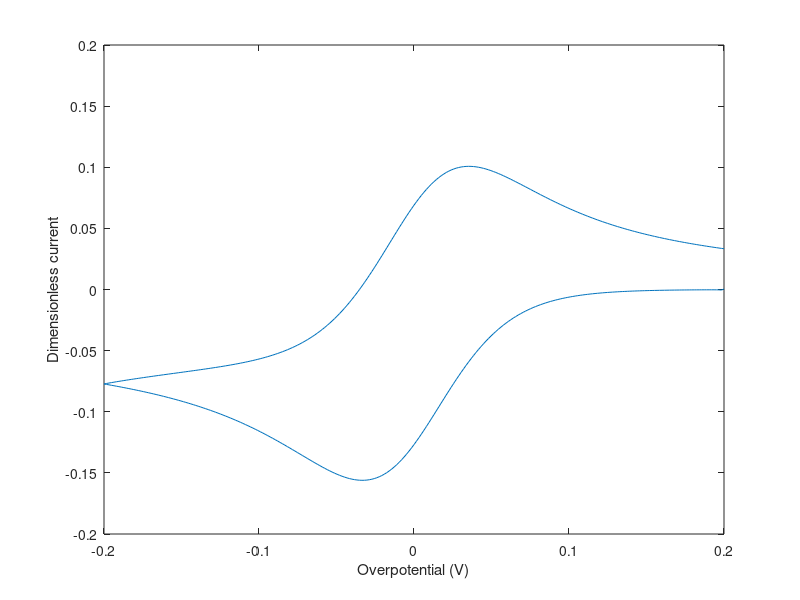

MATLAB code for this plot:
% CV simulation - Bard and Faulkner, Appendix B
% Peter Attia
% Updated September 12, 2017

clear, clc, close all

%%% INDEPENDENT VARIABLES %%%
C      = 1.0;   % [=] mol/cm^3, initial concentration of O. Default = 1.0
D      = 1E-5;  % [=] cm^2/s, O & R diffusion coefficient. Default = 1E-5
etai   = +0.2;  % [=] V, initial overpotential (relative to redox potential). Default = +0.2
etaf   = -0.2;  % [=] V, final overpotential (relative to redox potential). Default = -0.2
v      = 1E-3;  % [=] V/s, sweep rate. Default = 1E-3
n      = 1.0;   % [=] number of electrons transfered. Default = 1
alpha  = 0.5;   % [=] dimensionless charge-transfer coefficient. Default = 0.5
k0     = 0.01;  % [=] cm/s, electrochemical rate constant. Default = 1E-2
k1     = 0;    % [=] 1/s, chemical rate constant. Default = 0

%%% CONSTANTS %%%
F      = 96485;   % [=] C/mol, Faraday's constant
R      = 8.3145;  % [=] J/mol-K, ideal gas constant
T      = 298.15;  % [=] K, temperature. Default = 298.15
f      = F/(R*T); % [=] 1/V, normalized Faraday's constant at room temperature

%%% SIMULATION VARIABLES %%%
L      = 500;    % [=] number of iterations per t_k (pg 790). Default = 500
DM     = 0.45;   % [=] model diffusion coefficient (pg 788). Default = 0.45

%%% DERIVED CONSTANTS %%%
j      = ceil(4.2*L^0.5)+5;   % [=] number of boxes. If L~200, j=65
Deta   = (etai-etaf)/v;       % [=] s, time of one scan (pg 790)
tk     = 2*Deta;              % [=] s, characteristic exp. time (pg 790). In this case, total time of fwd and rev scans
Dt     = tk/L;                % [=] s, delta time (Eqn B.1.10, pg 790)
Dx     = sqrt(D*Dt/DM);       % [=] cm, delta x (Eqn B.1.13, pg 791)
ktk    = k1*tk;               % [=] dimensionless kinetic parameter (Eqn B.3.7, pg 797)
km     = ktk/L;               % [=] normalized dimensionless kinetic parameter (see bottom of pg 797)
Lambda = k0/(D*f*v)^0.5;      % [=] dimensionless reversibility parameter (Eqn 6.4.4, pg. 236-239)

if km>0.1
    warning(['k_c*t_k/l equals ' num2str(km) ...
        ', which exceeds the upper limit of 0.1 (see B&F, pg 797)'])
end

%%% START SIMULATION %%%
k = 0:L;
t = Dt * k;
X = (k+1)/sqrt(L*DM);
eta1 = etai - v*t; % negative scan
eta2 = etaf + v*t; % positive scan
eta = [eta1(eta1>etaf) eta2(eta2<=etai)]'; % eta includes both fwd and rev
Enorm = eta*f;
kf = ( k0*tk*exp(  -alpha *Enorm) )./( sqrt(DM*L)*Dx );
kb = ( k0*tk*exp((1-alpha)*Enorm) )./( sqrt(DM*L)*Dx );

O = C*ones(L+1,j); % Initial concentrations of O
R = zeros(L+1,j);  % Initial concentrations of R
Z = zeros(L+1,1);  % Dimensionless current

% First dimensionless current (pg 792)
Z(1) = ( kf(1)*O(1,2) - kb(1)*R(1,2) ) ./ (1 + kf(1) + kb(1));

% k = time index. j = distance index
for i1 = 2:length(k)
    % Update surface concentrations
    Z(i1)   = ( kf(i1).*O(i1,2) - kb(i1).*R(i1,2) ) ./ (1 + kf(i1) + kb(i1));
    O(i1,1) = O(i1,2) - Z(i1) + km*R(i1-1,1);
    R(i1,1) = R(i1,2) + Z(i1) - km*R(i1-1,1);

    % Update bulk concentrations of O and R
    for i2 = 2:j-1
        O(i1,i2) = O(i1-1,i2) + DM*(O(i1-1,i2+1)+O(i1-1,i2-1)-2*O(i1-1,i2)) ...
            + km * R(i1-1,i2);

        R(i1,i2) = R(i1-1,i2) + DM*(R(i1-1,i2+1)+R(i1-1,i2-1)-2*R(i1-1,i2)) ...
            - km * R(i1-1,i2);
    end

    % Update current.
    % We flip the sign of current because the Bard and Faulkner current
    % convention is weird
    Z(i1)   = -( kf(i1).*O(i1,2) - kb(i1).*R(i1,2) ) ./ (1 + kf(i1) + kb(i1));
end

plot(eta,Z)
xlabel('Overpotential (V)'), ylabel('Dimensionless current')
